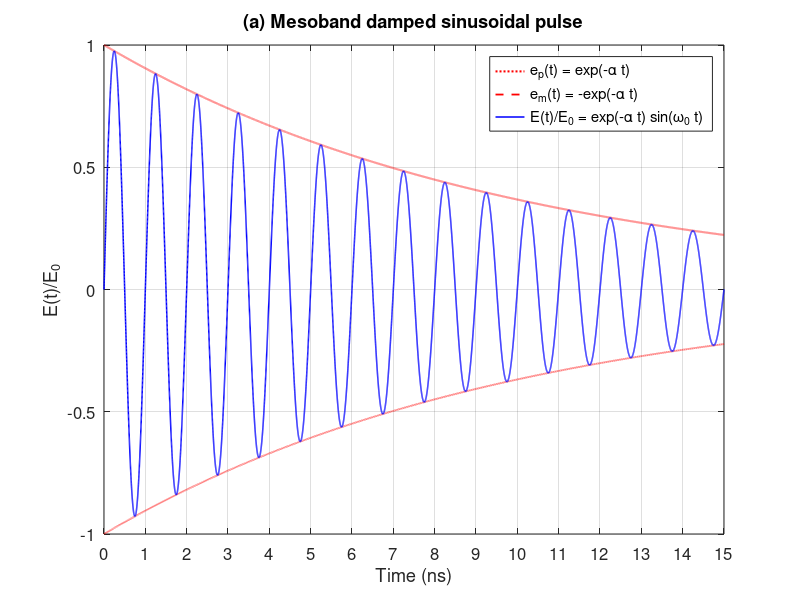
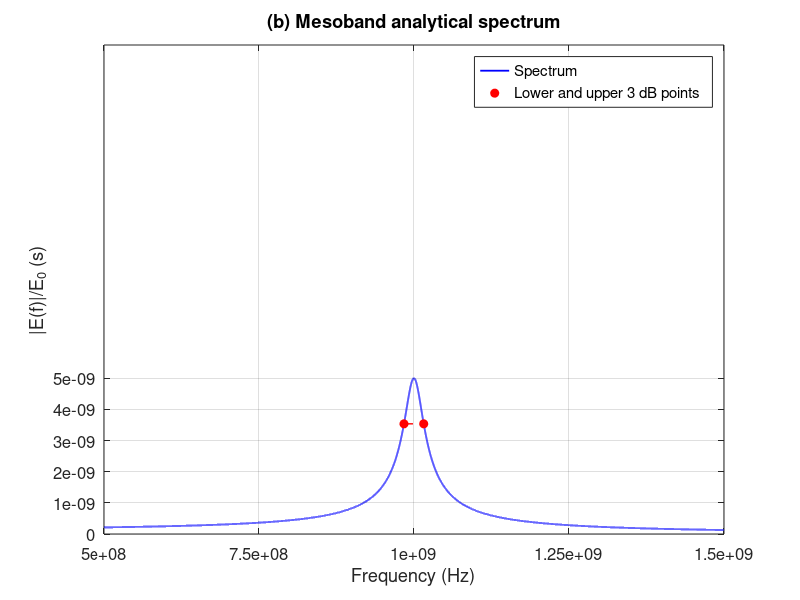
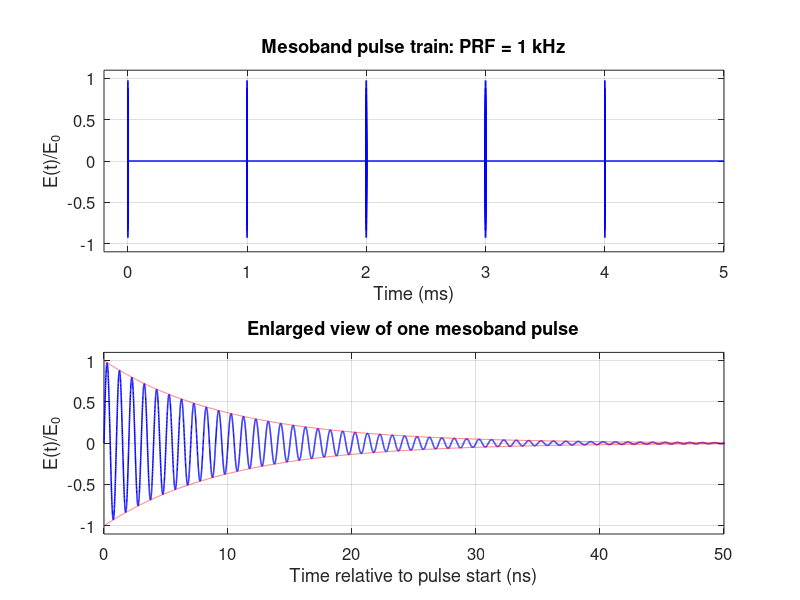

Source code (MATLAB) for these figures, in order:
%% Mesoband waveform and spectrum: reproduce the book's graphs
% No additional toolboxes required.
clear; clc; close all;

%% Parameters inferred from the book's graphs
f0    = 1e9;              % Sinusoidal frequency: 1 GHz
w0    = 2*pi*f0;          % Angular frequency (rad/s)
alpha = 1e8;              % Damping coefficient (1/s)

%% Figure (a): Normalized time-domain waveform
t = linspace(0, 15e-9, 15001);

ep = exp(-alpha*t);       % Upper envelope
em = -ep;                % Lower envelope
En = ep .* sin(w0*t);     % Normalized field E(t)/E0

figure('Color','w','Position',[150 150 780 480]);

h1 = plot(t*1e9, ep, 'r:', 'LineWidth',1.5);
hold on;
h2 = plot(t*1e9, em, 'r--','LineWidth',1.3);
h3 = plot(t*1e9, En, 'b-', 'LineWidth',1.1);

xlabel('Time (ns)');
ylabel('E(t)/E_0');
title('(a) Mesoband damped sinusoidal pulse');

legend([h1 h2 h3], ...
    {'e_p(t) = exp(-\alpha t)', ...
     'e_m(t) = -exp(-\alpha t)', ...
     'E(t)/E_0 = exp(-\alpha t) sin(\omega_0 t)'}, ...
    'Location','northeast');

xlim([0 15]);
ylim([-1 1]);
xticks(0:1:15);
yticks(-1:0.5:1);

grid on; box on;
set(gca,'FontSize',12);

%% Figure (b): Normalized analytical spectrum
f = linspace(0.5e9, 1.5e9, 50001);
w = 2*pi*f;

% |E_tilde(f)| / E0
Sn = w0 ./ sqrt((alpha^2 + w0^2 - w.^2).^2 ...
                + 4*alpha^2*w.^2);

% Exact spectral peak for w0 > alpha
wPeak = sqrt(w0^2-alpha^2);
fPeak = wPeak/(2*pi);
Smax  = 1/(2*alpha);

% Exact 3 dB frequencies for these parameters
% At these points, spectral magnitude = peak/sqrt(2)
fL3 = sqrt(w0^2-alpha^2-2*alpha*w0)/(2*pi);
fH3 = sqrt(w0^2-alpha^2+2*alpha*w0)/(2*pi);

S3dB = Smax/sqrt(2);
BW3  = fH3-fL3;

figure('Color','w','Position',[200 200 780 480]);

hS = plot(f, Sn, 'b', 'LineWidth',1.3);
hold on;

hP = plot([fL3 fH3], [S3dB S3dB], 'ro', ...
    'MarkerFaceColor','r','MarkerSize',6);

% Short horizontal line connecting the 3 dB points
plot([fL3 fH3], [S3dB S3dB], 'r--', ...
    'LineWidth',1,'HandleVisibility','off');

xlabel('Frequency (Hz)');
ylabel('|E(f)|/E_0 (s)');
title('(b) Mesoband analytical spectrum');

legend([hS hP], {'Spectrum','Lower and upper 3 dB points'}, ...
    'Location','northeast');

xlim([0.5e9 1.5e9]);
ylim([0 5e-9]);

xticks([0.5 0.75 1 1.25 1.5]*1e9);
yticks((0:1:5)*1e-9);

grid on; box on;
set(gca,'FontSize',12);

%% Print results
fprintf('Sinusoidal frequency: %.3f GHz\n', f0/1e9);
fprintf('Cycle period: %.2f ns\n', 1e9/f0);
fprintf('Cycles in the 15 ns display: %.0f\n', f0*15e-9);
fprintf('Envelope at 15 ns: %.4f\n', exp(-alpha*15e-9));
fprintf('Spectral peak frequency: %.3f MHz\n', fPeak/1e6);
fprintf('Normalized spectral peak: %.3e s\n', Smax);
fprintf('Lower 3 dB frequency: %.3f MHz\n', fL3/1e6);
fprintf('Upper 3 dB frequency: %.3f MHz\n', fH3/1e6);
fprintf('3 dB bandwidth: %.3f MHz\n', BW3/1e6);

%% Figure (c): Mesoband pulse train
PRF  = 1000;                % Pulses per second
Trep = 1/PRF;               % 1 ms between pulse starts
Np   = 5;                  % Number of pulses displayed

% Resolve individual oscillations without sampling entire millisecond gaps
dt = 1/(200*f0);            % 200 samples per cycle
tLocal = 0:dt:200e-9;

% Normalized waveform of one pulse
pulse = exp(-alpha*tLocal).*sin(w0*tLocal);

figure('Color','w','Position',[250 150 900 650]);

subplot(2,1,1);
hold on;

for k = 0:Np-1
    tStart = k*Trep;

    % Actual damped oscillations
    plot((tStart+tLocal)*1e3, pulse, ...
         'b','LineWidth',1.1);

    % Neglect the extremely small remaining tail
    plot([tStart+tLocal(end), (k+1)*Trep]*1e3, ...
         [0 0], 'b','LineWidth',1);
end

xlabel('Time (ms)');
ylabel('E(t)/E_0');
title('Mesoband pulse train: PRF = 1 kHz');
xlim([-0.2 Np*Trep*1e3]);
ylim([-1.1 1.1]);
xticks(0:Np);

grid on; box on;
set(gca,'FontSize',12);

%% Enlarged view of one pulse
subplot(2,1,2);

plot(tLocal*1e9, pulse, 'b','LineWidth',1.1);
hold on;
plot(tLocal*1e9,  exp(-alpha*tLocal), 'r--');
plot(tLocal*1e9, -exp(-alpha*tLocal), 'r--');

xlabel('Time relative to pulse start (ns)');
ylabel('E(t)/E_0');
title('Enlarged view of one mesoband pulse');
xlim([0 50]);
ylim([-1.1 1.1]);

grid on; box on;
set(gca,'FontSize',12);
